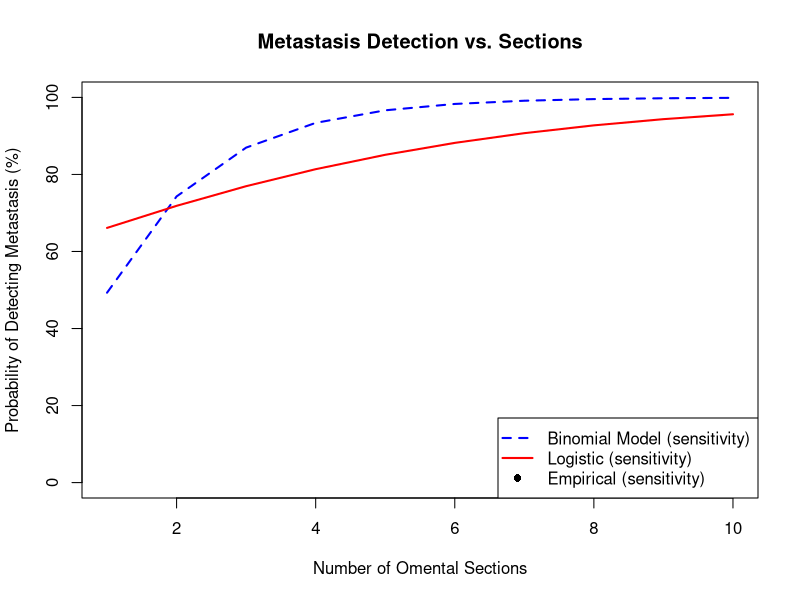

Reproduce this figure in R.
# omentum analysis simulation

## https://chatgpt.com/share/68e80715-ad08-8002-8786-42e49bd189f0


# Set seed for reproducibility
set.seed(123)

# Define number of patients
N <- 1000

# Randomly assign number of omental sections per patient (between 5 and 10)
n_sections <- sample(5:10, N, replace = TRUE)

# Randomly assign whether metastasis is present (30% probability)
metastasis_present <- rbinom(N, 1, prob = 0.3)

# Prepare vectors/containers for simulation results
pos_count    <- integer(N)        # number of positive sections
first_pos    <- integer(N)        # index of first positive section (NA if none)
first_pos[]  <- NA               # initialize with NA
pos_blocks   <- vector("list", N) # list to hold indices of all positive sections

# Loop over each patient to simulate section results
for(i in 1:N) {
  if(metastasis_present[i] == 1) {
    # Metastasis present: choose involvement category
    if(runif(1) < 0.5) {
      # Heavy involvement: high per-section tumor probability (60–90%)
      p_section <- runif(1, min = 0.6, max = 0.9)
    } else {
      # Minimal involvement: low per-section tumor probability (10–30%)
      p_section <- runif(1, min = 0.1, max = 0.3)
    }
    # Simulate each section as positive or negative for tumor
    positives <- which(runif(n_sections[i]) < p_section)
    pos_count[i]  <- length(positives)
    pos_blocks[[i]] <- positives  # store indices of positive sections
    if(pos_count[i] > 0) {
      first_pos[i] <- positives[1]  # first positive block (they are in ascending order)
    }
    # Note: If pos_count[i] == 0 here, it means metastasis was present
    # but none of the sampled sections contained tumor (metastasis missed).
  } else {
    # No metastasis present
    pos_count[i]    <- 0
    pos_blocks[[i]] <- integer(0)   # empty vector
    # first_pos remains NA
  }
}

# Combine into a data frame
ovarian_data <- data.frame(
  patient_id         = 1:N,
  metastasis_present = metastasis_present,
  n_sections         = n_sections,
  pos_count          = pos_count,
  first_pos          = first_pos
)
# Add the list-column of positive block indices
ovarian_data$pos_blocks <- pos_blocks

# --- Enforce pathologist final diagnosis rule ---------------------------------
# Keep a copy of the originally simulated metastasis indicator (for reference)
ovarian_data$metastasis_present_sim <- ovarian_data$metastasis_present
# Final diagnosis: if none of the blocks are positive, metastasis_present must be 0
# (i.e., pathologist examined all blocks and found no metastasis)
ovarian_data$metastasis_present <- as.integer(ovarian_data$pos_count > 0)
# -----------------------------------------------------------------------------

# View first 6 rows of the simulated dataset
head(ovarian_data)



# Add a column for whether metastasis was detected (at least one positive section found)
ovarian_data$detected_any <- ifelse(ovarian_data$pos_count > 0, 1, 0)

# Filter to patients who truly have metastasis (ground truth from simulation)
metastatic_cases_gt <- subset(ovarian_data, metastasis_present_sim == 1)

head(metastatic_cases_gt)

# Empirical sensitivity (conditional on true metastasis)
empirical_detection <- aggregate(detected_any ~ n_sections, data = metastatic_cases_gt, FUN = mean)
empirical_detection


# Estimate per-section tumor probability q among TRUE metastasis-positive patients (includes misses with pos_count==0)
total_sections_metastatic <- sum(metastatic_cases_gt$n_sections)
total_tumor_sections      <- sum(metastatic_cases_gt$pos_count)
q_estimate <- total_tumor_sections / total_sections_metastatic
q_estimate


# Compute model-based detection probability for n = 1...10
n_vals <- 1:10
model_detect_prob <- 1 - (1 - q_estimate)^n_vals

# Combine empirical vs model for comparison
compare_detect <- data.frame(
  n_sections = n_vals,
  model_prob = model_detect_prob
)

# Merge empirical detection rates (for n that exist in data)
compare_detect <- merge(compare_detect, empirical_detection, by = "n_sections", all.x = TRUE)
names(compare_detect)[names(compare_detect) == "detected_any"] <- "empirical_prob"
compare_detect


# Logistic regression (SENSITIVITY): conditional on true metastasis
logit_sens <- glm(detected_any ~ n_sections, data = metastatic_cases_gt, family = binomial)
summary(logit_sens)
# OR per extra section (sensitivity)
or_sens <- exp(coef(logit_sens)["n_sections"])
ci_sens <- exp(confint(logit_sens, "n_sections"))
cat(sprintf("Sensitivity OR per additional section: %.2f (95%% CI %.2f–%.2f)\n", or_sens, ci_sens[1], ci_sens[2]))

# Logistic regression (MARGINAL): all patients (reflects prevalence × sensitivity)
logit_marg <- glm(detected_any ~ n_sections, data = ovarian_data, family = binomial)
summary(logit_marg)
# OR per extra section (marginal)
or_marg <- exp(coef(logit_marg)["n_sections"])
ci_marg <- exp(confint(logit_marg, "n_sections"))
cat(sprintf("Marginal OR per additional section: %.2f (95%% CI %.2f–%.2f)\n", or_marg, ci_marg[1], ci_marg[2]))


# Solve for n that gives 95% detection probability
q <- q_estimate  # per-section detection probability
required_n <- log(0.05) / log(1 - q)
required_n_ceil <- ceiling(required_n)
cat(sprintf("Estimated sections needed for ~95%% detection: %.1f (so at least %d sections)\n",
            required_n, required_n_ceil))


# Prepare data for plotting
# Empirical detection rate among metastatic cases by n
empirical_detection$detected_any <- empirical_detection$detected_any * 100  # convert to percentage
# Model curve (binomial) in percentage
plot_data <- data.frame(
  n_sections = n_vals,
  DetectionProb_model = model_detect_prob * 100
)
# Logistic regression predicted probabilities (SENSITIVITY, conditional on true metastasis)
newdata <- data.frame(n_sections = n_vals)
plot_data$DetectionProb_logistic_sens <- predict(logit_sens, newdata, type = "response") * 100

# Base plot
plot(NULL, xlim = c(1, 10), ylim = c(0, 100), xlab = "Number of Omental Sections",
     ylab = "Probability of Detecting Metastasis (%)", main = "Metastasis Detection vs. Sections")
# Add model curve
lines(plot_data$n_sections, plot_data$DetectionProb_model, col = "blue", lwd = 2, lty = 2)
# Add logistic regression curve
lines(plot_data$n_sections, plot_data$DetectionProb_logistic_sens, col = "red", lwd = 2)
# Add empirical points
points(empirical_detection$n_sections, empirical_detection$detected_any * 100,
       pch = 16, col = "black")
legend("bottomright", legend = c("Binomial Model (sensitivity)", "Logistic (sensitivity)", "Empirical (sensitivity)"),
       col = c("blue", "red", "black"), lty = c(2, 1, NA), pch = c(NA, NA, 16), lwd = 2)


# Filter to metastatic cases with 10 sections
cases_10 <- subset(ovarian_data, metastasis_present_sim == 1 & n_sections == 10)
missed_if_5 <- sum(cases_10$detected_any == 1 & !is.na(cases_10$first_pos) & cases_10$first_pos > 5)
total_with_met_10 <- nrow(cases_10)
cat(sprintf("Among %d metastasis-positive patients with 10 sections, %d (%.1f%%) had their first tumor focus in sections 6-10, and would be missed if only 5 sections were examined.\n",
            total_with_met_10, missed_if_5, 100 * missed_if_5/ total_with_met_10))


# Function to simulate detection given a fixed number of sections for all patients
simulate_detection <- function(N, n_sections_fixed, metastasis_prob = 0.3) {
  presences <- rbinom(N, 1, metastasis_prob)
  detected_flags <- integer(N)
  for(i in 1:N) {
    if(presences[i] == 1) {
      # draw a per-section p as before
      p_section <- if(runif(1) < 0.5) runif(1, 0.6, 0.9) else runif(1, 0.1, 0.3)
      # simulate n_sections_fixed trials
      if(any(runif(n_sections_fixed) < p_section)) {
        detected_flags[i] = 1
      }
    }
    # if presence[i] == 0, detected remains 0
  }
  mean(detected_flags)  # return overall detection rate (i.e., proportion of patients with metastasis detected)
}

# Simulate detection rates under two sampling policies
set.seed(456)
Nsim <- 10000
rate_5 <- simulate_detection(Nsim, n_sections_fixed = 5)
rate_10 <- simulate_detection(Nsim, n_sections_fixed = 10)
cat(sprintf("Overall metastasis detection rate: %.2f%% with 5 sections vs %.2f%% with 10 sections.\n",
            100*rate_5, 100*rate_10))
